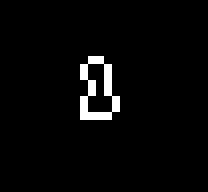
%> input picture master_degree/morphology/hole_bw.tif, 26 x 24 px (shown 8 times larger)
$ octave morphology_hole_filling.m   (GNU Octave 9; MATLAB toolbox functions it lacks are replaced by stand-ins)
%> lines starting %> are read from the running program, lines starting %| are printed output that depends on the picture; in (x1, y1, x2, y2) boxes, pixels count from 0 and x2, y2 are one past the last pixel; in counts of white or black regions, pixels touching at a corner belong together; the program's own positions count from 1
% Digital Image Processing
% Morphology
% Hole Filling
%
% Allann Jones

filePath = 'hole_bw.tif';
outputFilePath = 'output_border_extraction.tif';
elementar = [0 1 0; 1 1 1; 0 1 0];
subplot_rows = 6;
subplot_cols = 6;

% Open image file

imgBw = imread(filePath);
%> imgBw: size 24x26 logical; 2.9% white in thin lines or dots, all inside (x1, y1, x2, y2) = (10, 7, 15, 15)

whos imgBw

% Determine image size

[width, height, bpp] = size(imgBw);
%> width = 24; height = 26; bpp = 1

fprintf('Size of image: width=%d, height=%d, bpp=%d, colors=%d\n', width, height, bpp, 2^bpp);
%| Size of image: width=24, height=26, bpp=1, colors=2

% Get image information

info = imfinfo(filePath);

bitDepth = 2^info.BitDepth;

% Image format

fprintf('Image format: %s\n', info.Format);

% Bit depth

fprintf('Bit depth: %d\n', info.BitDepth);

% Plot original image

subplot(subplot_rows, subplot_cols, 1);
imshow(imgBw);
title('Original');

% Complement

complement = imgComplement(imgBw, width, height);

subplot(subplot_rows, subplot_cols, 2);
imshow(complement);
title('Complement');

% Find 8-connected point

[column, row] = find8ConnectedPoint(imgBw, width, height);
%> column = 9; row = 12

fprintf("8-connected point: %d, %d\n", column, row);
%| 8-connected point: 9, 12

% Mount image from 8-connected point

X = zeros(width, height);
X(column, row) = 1;

imgX = imgBw;

for row = 1:height
    for column = 1:width
        imgX(column, row) = X(column, row);
    end
end

clear imgXprevious;
iteration = 0;
figureIndex = 3;

% While previous and current intersection is different
while 1
    iteration = iteration + 1;

    fprintf("Iteration %d ================\n", iteration);

    subplot(subplot_rows, subplot_cols, figureIndex);
    imshow(imgX);
    title('X');

    figureIndex = figureIndex + 1;

    % Dilute X and structuring element (SE)

    dilutedMatrix = imgDilute(imgX, width, height, elementar);

    imgDiluted = imgBw;

    % Transfer new pixel values to image
    for row = 1:height
        for column = 1:width
            imgDiluted(column, row) = dilutedMatrix(column, row);
        end
    end

    subplot(subplot_rows, subplot_cols, figureIndex);
    imshow(imgDiluted);
    title('Diluted');

    figureIndex = figureIndex + 1;

    % Intersection

    imgIntersection = imgIntersect(imgDiluted, complement, width, height);

    subplot(subplot_rows, subplot_cols, figureIndex);
    imshow(imgIntersection);
    title('Intersection');

    figureIndex = figureIndex + 1;

    if exist('imgXprevious', 'var') == 1
        if imgIsEqual(imgX, imgXprevious, width, height) == 1
            fprintf("Current and previous X are equal");

            break;
        end
    else
        fprintf("Previous X is not defined");
    end

    imgXprevious = imgX;

    imgX = imgIntersection;
end
%> this loop made 9 passes
%> pass 1, `imshow(imgX);`:
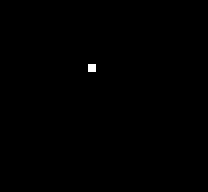
%> displayed picture: size 24x26 logical (shown 8 times larger); 0.16% white in thin lines or dots, all inside (x1, y1, x2, y2) = (11, 8, 12, 9)
%> pass 1, `imshow(imgDiluted);`:
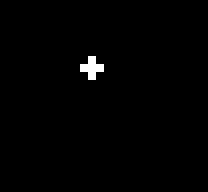
%> displayed picture: size 24x26 logical (shown 8 times larger); 0.8% white in thin lines or dots, all inside (x1, y1, x2, y2) = (10, 7, 13, 10)
%> pass 1, `imgIntersection = imgIntersect(imgDiluted, complement, width, height);`:
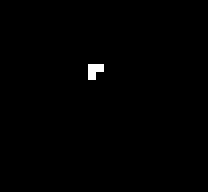
%> imgIntersection: size 24x26 logical (shown 8 times larger); 0.48% white in thin lines or dots, all inside (x1, y1, x2, y2) = (11, 8, 13, 10)
%> pass 2, `dilutedMatrix = imgDilute(imgX, width, height, elementar);`:
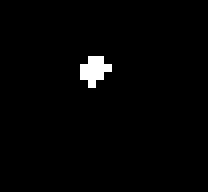
%> dilutedMatrix: size 24x26 double (shown 8 times larger); values 0 (black) and 1 (white), 1.6% white in thin lines or dots, all inside (x1, y1, x2, y2) = (10, 7, 14, 11)
%> after the loop, figureIndex = 30; iteration = 9
%> after the loop:
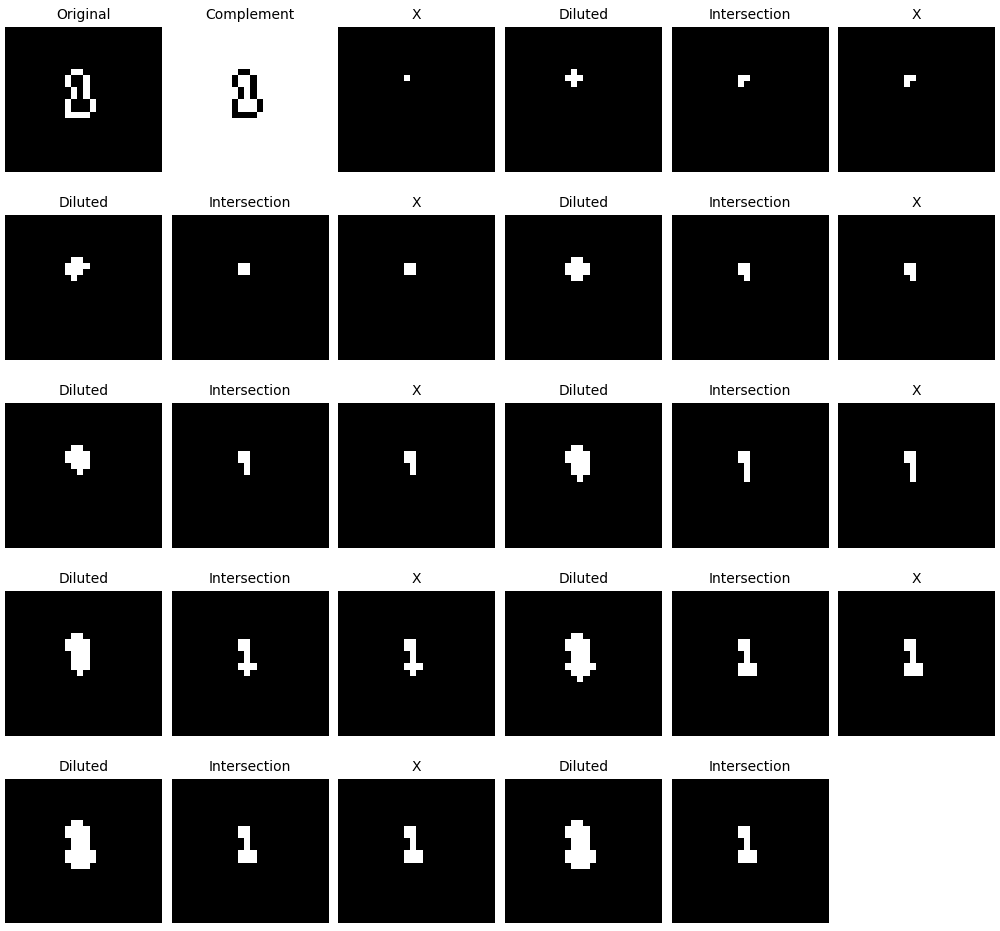
%> figure redrawn from the program's plot data, 29 panels


% Functions declarations

function [col8Conn, row8Conn] = find8ConnectedPoint(imgBw, width, height)
    col8Conn = -1;
    row8Conn = -1;

    for column = 2:(width - 2)
        for row = 2:(height - 2)
            % fprintf("%d", imgBw(column, row));

            if (imgBw(column, row) == 0 && ...
                imgBw(column - 1, row) == 1 && ...
                imgBw(column, row - 1) == 1)

                col8Conn = column;
                row8Conn = row;

                %fprintf("8-connected point: %d, %d\n", column, row);

                return;
            end
        end

        % fprintf("\n");
    end
end

function outputMatrix = imgDilute(imgBw, width, height, elementar)
    outputMatrix = zeros(width, height);

    for row = 1:height - 2
        for column = 1:width - 2
            if (elementar(2, 2) == 1 && imgBw(column + 1, row + 1) == 1)
                if (elementar(1, 1) == 1)
                    outputMatrix(column, row) = 1;
                %else
                %    outputMatrix(column, row) = 0;
                end

                if (elementar(1, 2) == 1)
                    outputMatrix(column + 1, row) = 1;
                %else
                %    outputMatrix(column + 1, row) = 0;
                end

                if (elementar(1, 3) == 1)
                    outputMatrix(column + 2, row) = 1;
                %else
                %    outputMatrix(column + 2, row) = 0;
                end

                if (elementar(2, 1) == 1)
                    outputMatrix(column, row + 1) = 1;
                %else
                %    outputMatrix(column, row + 1) = 0;
                end

                if (elementar(2, 2) == 1)
                    outputMatrix(column + 1, row + 1) = 1;
                %else
                %    outputMatrix(column + 1, row + 1) = 0;
                end

                if (elementar(2, 3) == 1)
                    outputMatrix(column + 2, row + 1) = 1;
                %else
                %    outputMatrix(column + 2, row + 1) = 0;
                end

                if (elementar(3, 1) == 1)
                    outputMatrix(column, row + 2) = 1;
                %else
                %    outputMatrix(column, row + 2) = 0;
                end

                if (elementar(3, 2) == 1)
                    outputMatrix(column + 1, row + 2) = 1;
                %else
                %    outputMatrix(column + 1, row + 2) = 0;
                end

                if (elementar(3, 3) == 1)
                    outputMatrix(column + 2, row + 2) = 1;
                %else
                %    outputMatrix(column + 2, row + 2) = 0;
                end
            end
        end
    end
end

function outputMatrix = imgErode(imgBw, width, height, elementar)
    outputMatrix = zeros(width, height);

    for row = 1:height - 2
        for column = 1:width - 2
            if (elementar(1, 1) == 1 && imgBw(column, row) == 1 && ...
                elementar(1, 2) == 1 && imgBw(column + 1, row) == 1 && ...
                elementar(1, 3) == 1 && imgBw(column + 2, row) == 1 && ...
                elementar(2, 1) == 1 && imgBw(column, row + 1) == 1 && ...
                elementar(2, 2) == 1 && imgBw(column + 1, row + 1) == 1 && ...
                elementar(2, 3) == 1 && imgBw(column + 2, row + 1) == 1 && ...
                elementar(3, 1) == 1 && imgBw(column, row + 2) == 1 && ...
                elementar(3, 2) == 1 && imgBw(column + 1, row + 2) == 1 && ...
                elementar(3, 3) == 1 && imgBw(column + 2, row + 2) == 1)

                outputMatrix(column + 1, row + 1) = 1;
            end
        end
    end
end

function imgOutput = imgComplement(imgBw, width, height)
    for row = 1:height
        for column = 1:width
            if (imgBw(column, row) == 1)
                imgBw(column, row) = 0;
            else
                imgBw(column, row) = 1;
            end
        end
    end

    imgOutput = imgBw;
end

function imgOutput = imgSubtract(img1, img2, width, height)
    for row = 1:height
        for column = 1:width
            if (img1(column, row) == img2(column, row))
                img1(column, row) = 0;
            elseif (img1(column, row) == 1 && img2(column, row) == 0)
                img1(column, row) = 1;
            elseif (img1(column, row) == 0 && img2(column, row) == 1)
                img1(column, row) = 1;
            end
        end
    end

    imgOutput = img1;
end

function imgOutput = imgIntersect(img1, img2, width, height)
    imgOutput = img1;

    for row = 1:height
        for column = 1:width
            if (img1(column, row) == 1 && img2(column, row) == 1)
                imgOutput(column, row) = 1;
            else
                imgOutput(column, row) = 0;
            end
        end
    end
end

function equal = imgIsEqual(img1, img2, width, height)
    for row = 1:height
        for column = 1:width
            if ~ (img1(column, row) == img2(column, row))
                equal = 0;

                return;
            end
        end
    end

    equal = 1;
end
